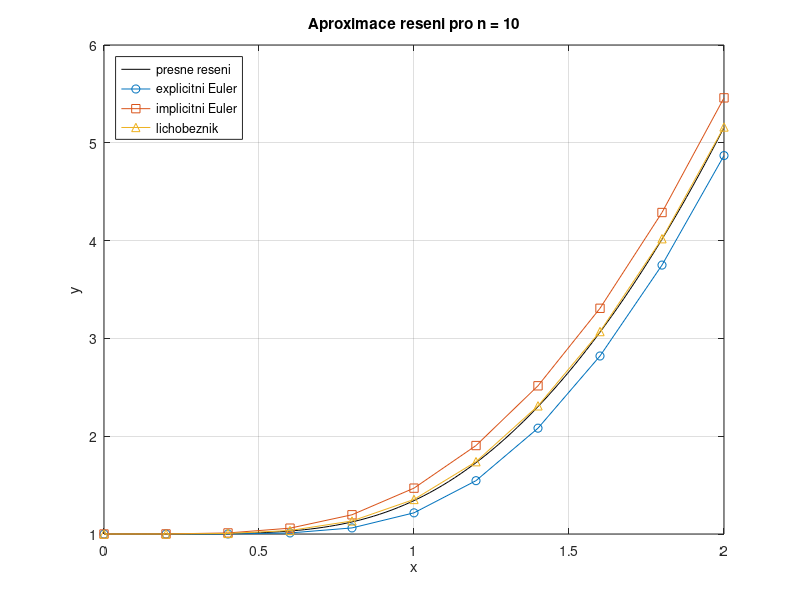

MATLAB code to generate this figure:
% Explicitni Euler, implicitni Euler a implicitni lichobeznikova metoda
% pro ulohu y*y' = 2*x^4, y(0) = 1 na [0,2]
f = @(x,y) 2*x.^4./y;                   % prava strana y' = f(x,y)
dfdy = @(x,y) -2*x.^4./y.^2;            % derivace f podle y (pro Newtona)
yExact = @(x) sqrt(4*x.^5/5 + 1);       % presne reseni
x0 = 0; y0 = 1; xMax = 2;               % pocatecni podminka a konec intervalu
nAll = [10 100 1000 10000];             % pocty kroku

e = zeros(numel(nAll),3);               % chyby v bode xMax: expl. Euler, impl. Euler, lichobeznik
for j = 1:numel(nAll)
    n = nAll(j); h = (xMax - x0)/n; x = x0 + h*(0:n);
    yE = y0*ones(1,n+1); yI = yE; yT = yE;   % aproximace v uzlech x
    for i = 1:n
        yE(i+1) = yE(i) + h*f(x(i),yE(i));               % explicitni Euler

        z = yI(i);                                       % implicitni Euler:
        for k = 1:20                                     % Newton pro
            g  = z - yI(i) - h*f(x(i+1),z);              % g(z) = z - y_i - h*f(x_{i+1},z) = 0
            dg = 1 - h*dfdy(x(i+1),z);
            z  = z - g/dg;
        end
        yI(i+1) = z;

        z = yT(i);                                       % implicitni lichobeznikova metoda:
        for k = 1:20                                     % Newton pro
            g  = z - yT(i) - h/2*(f(x(i),yT(i)) + f(x(i+1),z));   % g(z) = 0
            dg = 1 - h/2*dfdy(x(i+1),z);
            z  = z - g/dg;
        end
        yT(i+1) = z;
    end
    e(j,:) = abs([yE(end) yI(end) yT(end)] - yExact(xMax));

    if j == 1                           % graf reseni pro nejmensi n
        figure(1)
        xx = linspace(x0, xMax);
        plot(xx, yExact(xx), 'k-', x, yE, 'o-', x, yI, 's-', x, yT, '^-')
        grid on; xlabel('x'); ylabel('y')
        legend('presne reseni', 'explicitni Euler', 'implicitni Euler', 'lichobeznik', ...
               'Location', 'northwest')
        title(sprintf('Aproximace reseni pro n = %d', n))
    end
end

% Rad konvergence: krok se zmensuje 10x, proto p = log10(e_h/e_{h/10})
p = log10(e(1:end-1,:)./e(2:end,:));

% Vypis tabulky
hAll = (xMax - x0)./nAll;
fprintf('\n  %7s |  %9s  %5s |  %9s  %5s |  %9s  %5s\n', 'h', 'expl. Eul.', 'p', 'impl. Eul.', 'p', 'lichobez.', 'p');
fprintf('%s\n', repmat('-', 1, 66));
for j = 1:numel(nAll)
    fprintf('  %7.1e', hAll(j));
    for m = 1:3
        if j == 1, pStr = '-'; else, pStr = sprintf('%.2f', p(j-1,m)); end
        fprintf(' |  %9.2e  %5s', e(j,m), pStr);
    end
    fprintf('\n');
end
fprintf('(Euler: rad 1, explicitni podhodnocuje, implicitni nadhodnocuje; lichobeznik: rad 2)\n\n');
